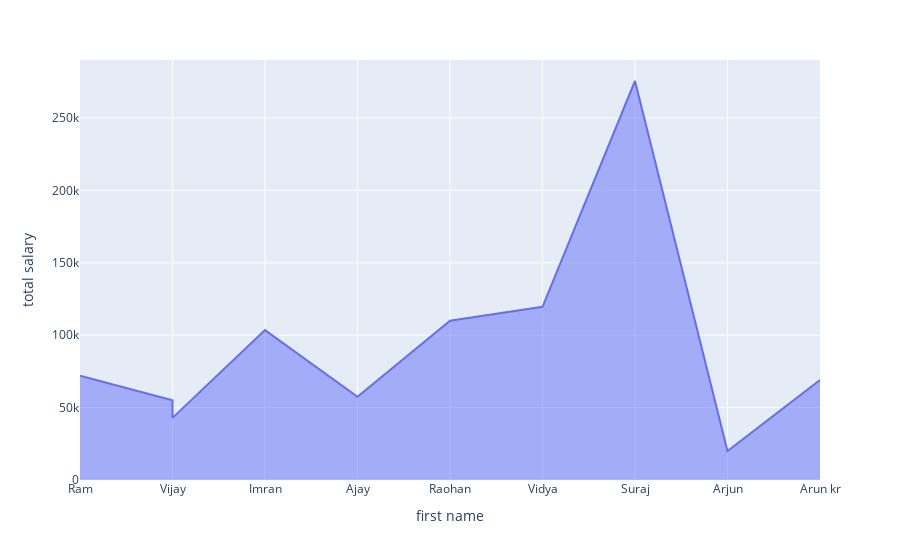

The notebook cell saved with this chart:
### Code cell
px.area(df, x = 'first name', y = 'total salary')

### Figure 1 — Plotly figure (JSON) as saved in the notebook; plotly's stock layout.template omitted (floating-point values rounded to 4 significant figures)
{"data": [{"fillpattern": {"shape": ""}, "hovertemplate": "first name=%{x}<br>total salary=%{y}<extra></extra>", "legendgroup": "", "line": {"color": "#636efa"}, "marker": {"symbol": "circle"}, "mode": "lines", "name": "", "orientation": "v", "showlegend": false, "stackgroup": "1", "type": "scatter", "x": ["Ram", "Vijay", "Imran", "Ajay", "Vijay", "Raohan", "Vidya", "Suraj", "Arjun", "Arun kr"], "xaxis": "x", "y": [72000, 55000, 103500, 57500, 42900, 110000, 119600, 275500, 20000, 69000], "yaxis": "y"}], "layout": {"legend": {"tracegroupgap": 0}, "margin": {"t": 60}, "xaxis": {"anchor": "y", "domain": [0, 1], "title": {"text": "first name"}}, "yaxis": {"anchor": "x", "domain": [0, 1], "title": {"text": "total salary"}}}}
